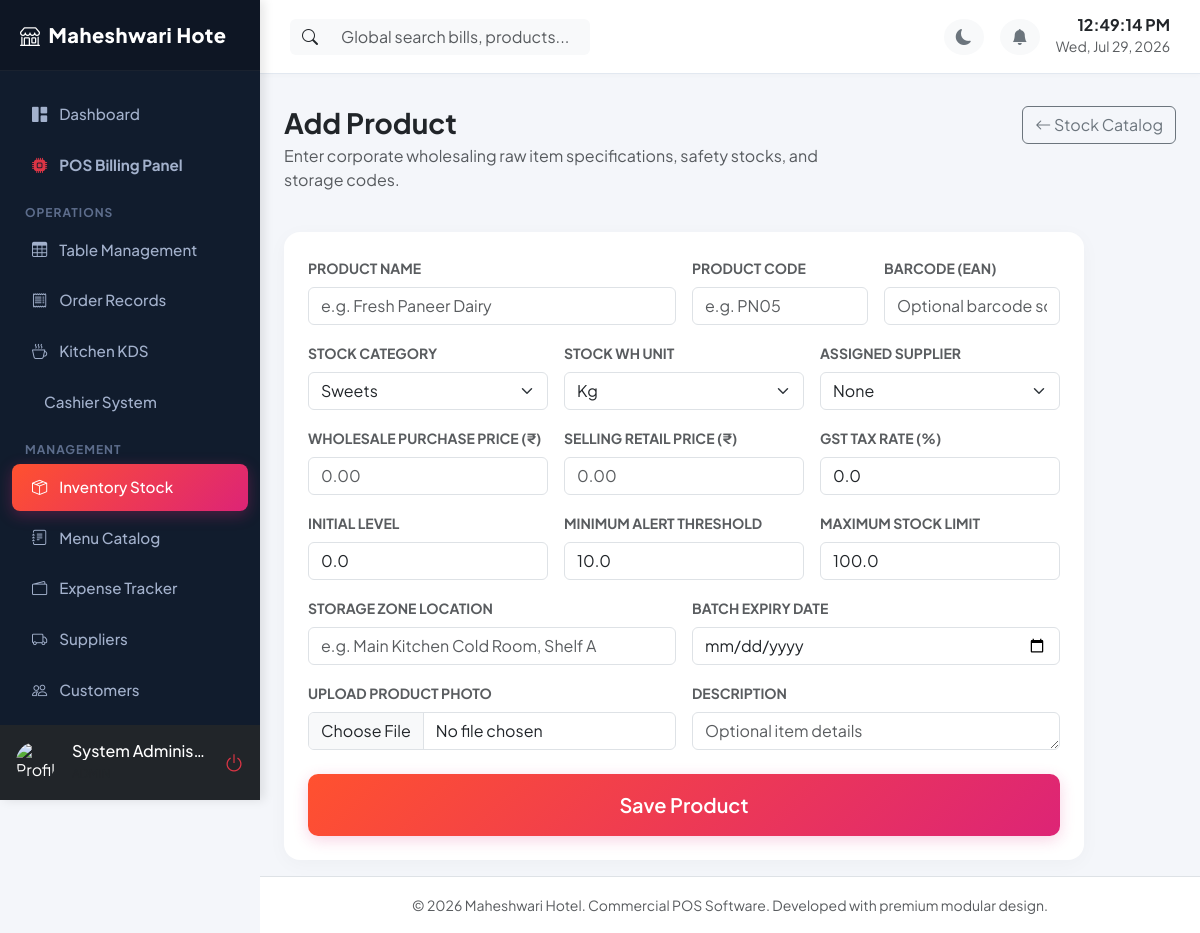
/inventory/add (signed in), run on the app's committed database.
### app/models/__init__.py (models this page shows, shortened)
class RestaurantSetting(db.Model):
    __tablename__ = 'restaurant_settings'
    id = db.Column(db.Integer, primary_key=True)
    key = db.Column(db.String(100), unique=True, nullable=False)
    value = db.Column(db.Text, nullable=True)

class User(db.Model, UserMixin):
    __tablename__ = 'users'
    id = db.Column(db.Integer, primary_key=True)
    employee_id = db.Column(db.String(50), unique=True, nullable=False)
    username = db.Column(db.String(80), unique=True, nullable=False)
    password_hash = db.Column(db.String(200), nullable=False)
    name = db.Column(db.String(120), nullable=False)
    email = db.Column(db.String(120), unique=True, nullable=True)
    mobile = db.Column(db.String(15), nullable=True)
    role = db.Column(db.String(50), nullable=False, default='Cashier') # Admin, Manager, Cashier, Waiter, Kitchen, Store Manager
    permissions = db.Column(db.Text, nullable=True) # JSON stored as string for custom permission flags
    status = db.Column(db.String(20), default='Active') # Active, Disabled
    photo = db.Column(db.String(250), nullable=True)
    joining_date = db.Column(db.Date, nullable=True)
    shift = db.Column(db.String(50), nullable=True) # Day, Night, Evening
    fingerprint_enabled = db.Column(db.Boolean, default=False)
    credentials = db.relationship('WebAuthnCredential', backref='user', lazy=True, cascade='all, delete-orphan')
    attendances = db.relationship('Attendance', backref='user', lazy=True, cascade='all, delete-orphan')
    activity_logs = db.relationship('ActivityLog', backref='user', lazy=True)
    def has_permission(self, permission):
        if self.role == 'Admin':
            return True
        perms = self.get_permissions_list()
        return permission in perms

### app/routes/inventory.py (the view, shortened to what this page needs)
@inventory_bp.route('/inventory/add', methods=['GET', 'POST'])
@login_required
@permission_required('inventory')
def add_product():
    form = ProductForm()
    form.category_id.choices = [(c.id, c.name) for c in Category.query.all()]
    form.supplier_id.choices = [(0, 'None')] + [(s.id, s.name) for s in Supplier.query.all()]
    return render_template('inventory/add.html', form=form, title="Add Product")

### app/utils/helpers.py (called while the page is built)
def get_setting(key, default=None):
    try:
        setting = RestaurantSetting.query.filter_by(key=key).first()
        if setting:
            return setting.value
        return default
    except Exception as e:
        print(f"Error fetching setting {key}: {e}")
        return default

### app/templates/inventory/add.html (shortened to what this page needs)
{% extends "base.html" %}
{% block content %}
<div class="row mb-4">
    <div class="col-md-8">
        <h3 class="fw-bold mb-1">{{ title }}</h3>
        <p class="text-muted">Enter corporate wholesaling raw item specifications, safety stocks, and storage codes.</p>
    </div>
    <div class="col-md-4 text-md-end">
        <a href="{{ url_for('inventory.index') }}" class="btn btn-outline-secondary"><i class="bi bi-arrow-left"></i> Stock Catalog</a>
    </div>
</div>
<div class="card card-custom p-4" style="max-width: 800px;">
    <form method="POST" enctype="multipart/form-data">
        <div class="row g-3 mb-4">
            <div class="col-md-6">
                <label class="form-label small fw-bold text-muted">PRODUCT NAME</label>
                {{ form.name(class="form-control", placeholder="e.g. Fresh Paneer Dairy") }}
            </div>
            <div class="col-md-3">
                <label class="form-label small fw-bold text-muted">PRODUCT CODE</label>
                {{ form.code(class="form-control", placeholder="e.g. PN05") }}
            </div>
            <div class="col-md-3">
                <label class="form-label small fw-bold text-muted">BARCODE (EAN)</label>
                {{ form.barcode(class="form-control", placeholder="Optional barcode scan") }}
            </div>
            <div class="col-md-4">
                <label class="form-label small fw-bold text-muted">STOCK CATEGORY</label>
                {{ form.category_id(class="form-select") }}
            </div>
            <div class="col-md-4">
                <label class="form-label small fw-bold text-muted">STOCK WH UNIT</label>
                {{ form.unit(class="form-select") }}
            </div>
            <div class="col-md-4">
                <label class="form-label small fw-bold text-muted">ASSIGNED SUPPLIER</label>
                {{ form.supplier_id(class="form-select") }}
            </div>
            <div class="col-md-4">
                <label class="form-label small fw-bold text-muted">WHOLESALE PURCHASE PRICE (₹)</label>
                {{ form.purchase_price(class="form-control", type="number", step="0.01", placeholder="0.00") }}
            </div>
            <div class="col-md-4">
                <label class="form-label small fw-bold text-muted">SELLING RETAIL PRICE (₹)</label>
                {{ form.selling_price(class="form-control", type="number", step="0.01", placeholder="0.00") }}
            </div>
            <div class="col-md-4">
                <label class="form-label small fw-bold text-muted">GST TAX RATE (%)</label>
                {{ form.gst_percent(class="form-control", type="number", step="0.01", placeholder="0.0") }}
            </div>
            <div class="col-md-4">
                <label class="form-label small fw-bold text-muted">INITIAL LEVEL</label>
                {{ form.current_stock(class="form-control", type="number", step="0.01", placeholder="0.00") }}
            </div>
            <div class="col-md-4">
                <label class="form-label small fw-bold text-muted">MINIMUM ALERT THRESHOLD</label>
                {{ form.min_stock(class="form-control", type="number", step="0.01", placeholder="10.00") }}
            </div>
            <div class="col-md-4">
                <label class="form-label small fw-bold text-muted">MAXIMUM STOCK LIMIT</label>
                {{ form.max_stock(class="form-control", type="number", step="0.01", placeholder="100.00") }}
            </div>
            <div class="col-md-6">
                <label class="form-label small fw-bold text-muted">STORAGE ZONE LOCATION</label>
                {{ form.storage_location(class="form-control", placeholder="e.g. Main Kitchen Cold Room, Shelf A") }}
            </div>
            <div class="col-md-6">
                <label class="form-label small fw-bold text-muted">BATCH EXPIRY DATE</label>
                {{ form.expiry_date(class="form-control", type="date") }}
            </div>
            <div class="col-md-6">
                <label class="form-label small fw-bold text-muted">UPLOAD PRODUCT PHOTO</label>
                {{ form.photo(class="form-control") }}
            </div>
            <div class="col-md-6">
                <label class="form-label small fw-bold text-muted">DESCRIPTION</label>
                {{ form.description(class="form-control", rows="1", placeholder="Optional item details") }}
            </div>
        </div>
        {{ form.submit(class="btn btn-gradient w-100 py-3 fs-5") }}
    </form>
</div>
{% endblock %}

### app/templates/base.html (shortened to what this page needs)
<!DOCTYPE html>
<html lang="en" data-bs-theme="light">
<head>
    <link href="https://cdn.jsdelivr.net/npm/bootstrap@5.3.1/dist/css/bootstrap.min.css" rel="stylesheet">
    <link href="https://cdn.jsdelivr.net/npm/bootstrap-icons@1.10.5/font/bootstrap-icons.css" rel="stylesheet">
    <link href="https://cdn.jsdelivr.net/npm/sweetalert2@11.7.27/dist/sweetalert2.min.css" rel="stylesheet">
    <link href="https://cdn.datatables.net/1.13.6/css/dataTables.bootstrap5.min.css" rel="stylesheet">
</head>
<body>
    <div id="sidebar" class="d-flex flex-column">
        <div class="logo d-flex align-items-center justify-content-between">
            <span><i class="bi bi-shop me-2"></i>{{ restaurant_name[:15] }}</span>
        </div>
        <div class="flex-grow-1 mt-3">
            <a href="{{ url_for('dashboard.index') }}" class="nav-link {% if request.endpoint == 'dashboard.index' %}active{% endif %}">
                <i class="bi bi-grid-1x2-fill"></i> Dashboard
            </a>
            {% if current_user.has_permission('orders') %}
            <a href="{{ url_for('orders.pos_interface') }}" class="nav-link {% if request.endpoint == 'orders.pos_interface' %}active{% endif %}">
                <i class="bi bi-cpu-fill text-danger"></i> <b>POS Billing Panel</b>
            </a>
            {% endif %}
            <div class="nav-header">Operations</div>
            {% if current_user.has_permission('tables') %}
            <a href="{{ url_for('tables.layout') }}" class="nav-link {% if request.endpoint == 'tables.layout' %}active{% endif %}">
                <i class="bi bi-table"></i> Table Management
            </a>
            {% endif %}
            {% if current_user.has_permission('orders') %}
            <a href="{{ url_for('orders.list_orders') }}" class="nav-link {% if request.endpoint == 'orders.list_orders' %}active{% endif %}">
                <i class="bi bi-receipt"></i> Order Records
            </a>
            {% endif %}
            {% if current_user.has_permission('kitchen') %}
            <a href="{{ url_for('kitchen.display') }}" class="nav-link {% if request.endpoint == 'kitchen.display' %}active{% endif %}">
                <i class="bi bi-cup-hot"></i> Kitchen KDS
            </a>
            {% endif %}
            {% if current_user.has_permission('billing') %}
            <a href="{{ url_for('billing.index') }}" class="nav-link {% if request.endpoint == 'billing.index' %}active{% endif %}">
                 Cashier System
            </a>
            {% endif %}
            <div class="nav-header">Management</div>
            {% if current_user.has_permission('inventory') %}
            <a href="{{ url_for('inventory.index') }}" class="nav-link {% if 'inventory' in request.endpoint %}active{% endif %}">
                <i class="bi bi-box-seam"></i> Inventory Stock
            </a>
            {% endif %}
            {% if current_user.has_permission('menu') %}
            <a href="{{ url_for('menu.list_menu') }}" class="nav-link {% if 'menu' in request.endpoint %}active{% endif %}">
                <i class="bi bi-journal-text"></i> Menu Catalog
            </a>
            {% endif %}
            {% if current_user.has_permission('expenses') %}
            <a href="{{ url_for('expenses.list_expenses') }}" class="nav-link {% if 'expenses' in request.endpoint and 'suppliers' not in request.url %}active{% endif %}">
                <i class="bi bi-wallet2"></i> Expense Tracker
            </a>
            {% endif %}
            {% if current_user.has_permission('suppliers') %}
            <a href="{{ url_for('expenses.list_suppliers') }}" class="nav-link {% if 'suppliers' in request.endpoint %}active{% endif %}">
                <i class="bi bi-truck"></i> Suppliers
            </a>
            {% endif %}
            {% if current_user.has_permission('customers') %}
            <a href="{{ url_for('customers.index') }}" class="nav-link {% if 'customers' in request.endpoint %}active{% endif %}">
                <i class="bi bi-people"></i> Customers
            </a>
            {% endif %}
            {% if current_user.has_permission('attendance') %}
            <a href="{{ url_for('attendance.index') }}" class="nav-link {% if 'attendance' in request.endpoint %}active{% endif %}">
            </a>
            {% endif %}
        </div>
        <div class="p-3 bg-dark d-flex align-items-center gap-3">
            <img src="{{ url_for('static', filename=current_user.photo if current_user.photo else 'uploads/profiles/default.png') }}" onerror="this.src='https://cdn-icons-png.flaticon.com/512/3135/3135715.png'" class="rounded-circle" width="40" height="40" alt="Profile">
            <div class="overflow-hidden">
                <h6 class="mb-0 text-white text-truncate">{{ current_user.name }}</h6>
                <small class="text-muted text-uppercase" style="font-size: 0.75rem;">{{ current_user.role }}</small>
            </div>
            <a href="{{ url_for('auth.logout') }}" class="text-danger ms-auto fs-5" title="Logout"><i class="bi bi-power"></i></a>
        </div>
    </div>
    <div id="content">
        <nav class="navbar navbar-expand navbar-main align-items-center justify-content-between">
            <div class="d-flex align-items-center gap-3">
                <div class="position-relative d-none d-md-block" style="width: 300px;">
                    <div class="input-group">
                        <span class="input-group-text bg-light border-0"><i class="bi bi-search"></i></span>
                        <input type="text" class="form-control bg-light border-0" id="global-search-input" placeholder="Global search bills, products...">
                    </div>
                </div>
            </div>
            <div class="d-flex align-items-center gap-3">
                <button class="btn btn-light rounded-circle border-0 text-secondary" id="theme-toggle-btn"><i class="bi bi-moon-fill"></i></button>
                <div class="dropdown">
                    <button class="btn btn-light rounded-circle border-0 text-secondary position-relative" type="button" data-bs-toggle="dropdown" aria-expanded="false" id="notif-dropdown-btn">
                        <i class="bi bi-bell-fill"></i>
                    </button>
                </div>
                <div class="text-end d-none d-sm-block">
                    <h6 class="mb-0 fw-bold" id="live-time">00:00:00</h6>
                    <small class="text-muted" id="live-date">July 24, 2026</small>
                </div>
            </div>
        </nav>
        <div class="container-fluid px-4 py-3 flex-grow-1">
            {% block content %}{% endblock %}
        </div>
        <footer class="bg-white py-3 border-top mt-auto text-center text-muted">
            <small>&copy; 2026 {{ restaurant_name }}. Commercial POS Software. Developed with premium modular design.</small>
        </footer>
    </div>
</body>
</html>

### app/templates/base.html (style rules this page uses)
:root { --primary-gradient: linear-gradient(135deg, #FF512F 0%, #DD2476 100%); --sidebar-width: 260px; --sidebar-bg: #111c2d; --font-family: 'Plus Jakarta Sans', sans-serif; }
body { font-family: var(--font-family); background-color: #f4f6fa; overflow-x: hidden; transition: background-color 0.3s ease, color 0.3s ease; }
#sidebar { width: var(--sidebar-width); min-width: var(--sidebar-width); background: var(--sidebar-bg); color: #fff; height: 100vh; position: fixed; top: 0; left: 0; display: flex; flex-direction: column; z-index:1000; overflow:hidden; box-shadow:4px 0 10px rgba(0,0,0,0.1); }
#sidebar > .flex-grow-1 { overflow-y:auto; min-height:0; }
#sidebar .logo { padding: 20px; background: rgba(0,0,0,0.2); font-size: 1.25rem; font-weight: 800; letter-spacing: 0.5px; border-bottom: 1px solid rgba(255,255,255,0.05); }
#sidebar .nav-link { color: #a3b1cc; padding: 12px 20px; font-weight: 500; font-size: 0.95rem; border-radius: 8px; margin: 4px 12px; display: flex; align-items: center; gap: 12px; transition: all 0.2s; }
#sidebar .nav-link:hover, #sidebar .nav-link.active { color: #fff; background: rgba(255, 255, 255, 0.08); }
#sidebar .nav-link.active { background: var(--primary-gradient); box-shadow: 0 4px 15px rgba(221, 36, 118, 0.3); }
#sidebar .nav-header { font-size: 0.75rem; text-transform: uppercase; letter-spacing: 1px; color: #5d6d8c; font-weight: 700; margin: 15px 25px 5px 25px; }
#content { margin-left: var(--sidebar-width); width: calc(100% - var(--sidebar-width)); transition: all 0.3s ease; min-height: 100vh; display: flex; flex-direction: column; }
.navbar-main { background-color: #fff; border-bottom: 1px solid #e2e8f0; padding: 15px 30px; position: sticky; top: 0; z-index: 999; box-shadow: 0 2px 4px rgba(0,0,0,0.02); }
.card-custom { border: none; border-radius: 16px; box-shadow: 0 4px 20px rgba(0, 0, 0, 0.03); transition: transform 0.2s ease, box-shadow 0.2s ease; background-color: #fff; }
.btn-gradient { background: var(--primary-gradient); color: #fff; border: none; font-weight: 600; border-radius: 10px; padding: 10px 24px; box-shadow: 0 4px 15px rgba(221, 36, 118, 0.2); transition: all 0.2s; }

### data on the page
RestaurantSetting: value "Maheshwari Hote", value "Maheshwari Hotel"
User: name "System Adminis…"

### other printed values
{{ title }} "Add Product"
